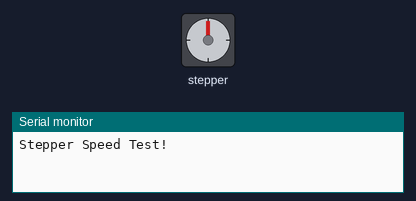
Recording of a sketch running on a simulated Arduino Mega 2560, built with avr-gcc and run on an emulated ATmega2560. On the bench: stepper motor, the last lines printed to the serial monitor. Stepper angles assume 2048 steps per turn.

Above: at 0.15 s.
At 9.68 s:
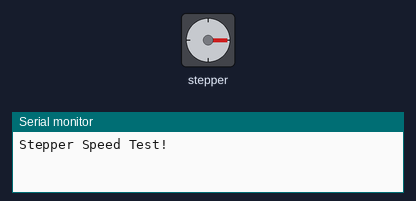
At 19.3 s:
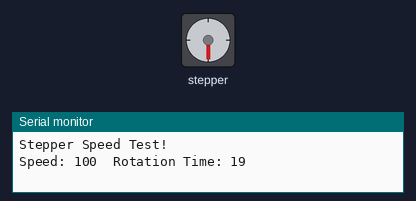
At 39.38 s:
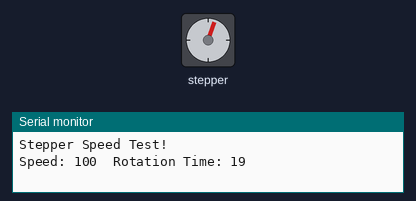
Timing chart, 0 to 40.0 s (numbered marks = the images above):
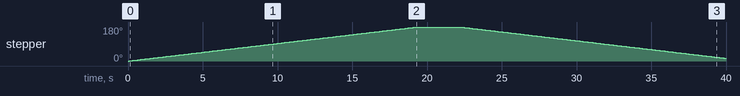

The sketch:

ULN2003A_StepperDriver_SpeedTest.ino
```cpp
/*
 * This program uses a ULN2003 stepper motor driver to control a stepper motor
 *
 * HARDWARE:
 * Arduino Mega 2560
 * Stepper Motor: 28BYJ-48 12v unipolar stepper motor
 *
 * FUNCTIONALITY:
 * Rotates the stepper motor one-half turn Clockwise.
 * Then rotates one-half turn Counter-Clockwise to return to the starting position.
 * Calculates the time (in seconds) to rotate one-half turn.
 * Prints the results to the Serial Monitor.
 *
 * NOTES:
 * Based on tests, the max speed value for this stepper motor is 1000.
 * All values above that do not provide increased rotation speed of the stepper shaft.
 *
 */

#include <Stepper.h>

const float STEPS_PER_REV = 32;   //Number of steps for one revolution of the internal drive shaft
const float GEAR_REDUCTION = 64;  //Internal stepper motor gear reduction of 64 turns of internal shaft to 1 turn of output shaft
const float STEPS_PER_OUT_REV = STEPS_PER_REV * GEAR_REDUCTION;   //Number of steps required to rotate the output shaft 1 revolution
int stepsRequired;        //Number of steps required for the current command
int stepperState = 0;     //Track current position of stepper motor with regards to teh switch it is activating
int stepperSpeed = 100;
unsigned long startTime;
unsigned long stopTime;
int count = 0;
Stepper stepperMotor_FL(STEPS_PER_REV, 46, 50, 48, 52);    //Define stepper motor and the pins used to control the coils


void setup() {
  // put your setup code here, to run once:
  Serial.begin(115200);
  Serial.println("Stepper Speed Test!");
}

void loop() {
  // put your main code here, to run repeatedly:
  while(count < 20){
    //Rotate CW
    stepperState = 1;
    stepsRequired = STEPS_PER_OUT_REV/2;    //Rotate a fraction of a revolution. Change divisor value to adjust amount of rotation. Change sign to adjust direction of rotation.
    stepperMotor_FL.setSpeed(stepperSpeed);
    startTime = millis();
    stepperMotor_FL.step(stepsRequired);
    stopTime = millis();
    Serial.print("Speed: ");
    Serial.print(stepperSpeed);
    Serial.print("\t");
    Serial.print("Rotation Time: ");
    Serial.println((stopTime - startTime)/1000);
    delay(3000);
    //Rotate CCW
    stepsRequired = -STEPS_PER_OUT_REV/2;
    stepperMotor_FL.setSpeed(stepperSpeed);
    stepperMotor_FL.step(stepsRequired);
    stepperState = 0;
    delay(3000);
    stepperSpeed = stepperSpeed + 100;
    count = count + 1;
  }
}
```

Measured:
- by itself, stepper: turns 180° clockwise in 19.2 s, then 166° counter-clockwise in 17.7 s
